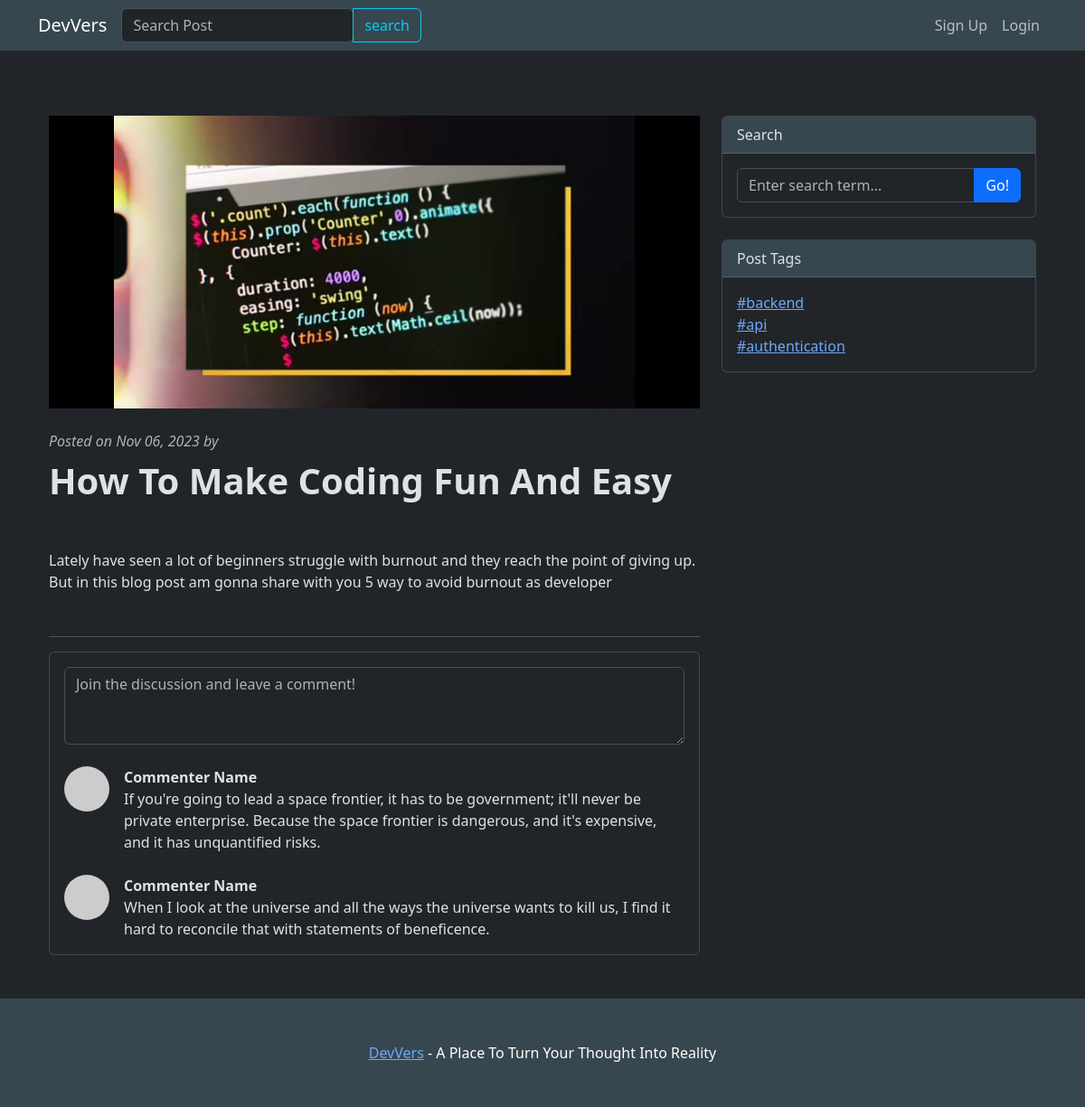
Screenshot of /post/57 with the database file from the repository.
### Blog/models.py (models this page shows, shortened)
class Post(models.Model):
    post_img = models.ImageField(upload_to='images/', blank = True)
    title = models.CharField(max_length=100)
    authour = models.CharField(max_length=50 )
    content = models.TextField(max_length=10000)
    hashtag = models.CharField(max_length=10000, blank=True)
    created = models.DateTimeField(auto_now_add=True)

### Blog/views.py (the view)
# urls.py: path('post/<int:post_id>', views.readpost, name="blog-readpost"),
def readpost(request, post_id):
    post = Post.objects.get(id= post_id)
    username = request.user.username
    context = {
        'post': post,
        'username': username,
    }
    return render(request,'Blog/readpost.html', context )

### Blog/templates/Blog/readpost.html (shortened to what this page needs)
{% extends 'Blog/layout.html' %}
{% load static %}
{% block body %}
    <br>
        {% if post %}
        <div class="container mt-5">
            <div class="row">
                <div class="col-lg-8">
                    <figure class="mb-4">
                        {% if post.post_img %}
                            <img src="{{ post.post_img.url }}" class="img-responsive" style="width: 100%; float: center; margin-right: 10px;" />
                        {% endif %}
                    </figure>
                    <div class="text-muted fst-italic mb-2">Posted on {{ post.created|date:"M d, Y"}} by {{username|upper}}</div>
                    <article>
                        <header class="mb-4">
                            <h1 class="fw-bolder mb-1">{{ post.title | title }}</h1>
                            <br>
                        <header>
                        <section class="mb-5">
                            <p class="fs-5 mb-4">
                                {{post.content | linebreaks| urlize}}
                            </p>
                        </section>
                    </article>
                    <hr>
                    <section class="mb-5">
                        <div class="card bg-dark">
                            <div class="card-body">
                                <form class="mb-4"><textarea class="form-control" rows="3" placeholder="Join the discussion and leave a comment!"></textarea></form>
                                <div class="d-flex mb-4">
                                    <div class="flex-shrink-0"><img class="rounded-circle" src="https://dummyimage.com/50x50/ced4da/6c757d.jpg" alt="..." /></div>
                                    <div class="ms-3">
                                        <div class="fw-bold">Commenter Name</div>
                                        If you're going to lead a space frontier, it has to be government; it'll never be private enterprise. Because the space frontier is dangerous, and it's expensive, and it has unquantified risks.
                                    </div>
                                </div>
                                <div class="d-flex">
                                    <div class="flex-shrink-0"><img class="rounded-circle" src="https://dummyimage.com/50x50/ced4da/6c757d.jpg" alt="..." /></div>
                                    <div class="ms-3">
                                        <div class="fw-bold">Commenter Name</div>
                                        When I look at the universe and all the ways the universe wants to kill us, I find it hard to reconcile that with statements of beneficence.
                                    </div>
                                </div>
                            </div>
                        </div>
                    </section>
                </div>
                <div class="col-lg-4">
                    <div class="card mb-4">
                        <div class="card-header">Search</div>
                        <div class="card-body">
                            <div class="input-group">
                                <input class="form-control" type="text" placeholder="Enter search term..." aria-label="Enter search term..." aria-describedby="button-search" />
                                <button class="btn btn-primary" id="button-search" type="button">Go!</button>
                            </div>
                        </div>
                    </div>
                    <div class="card mb-4">
                        <div class="card-header">Post Tags</div>
                        <div class="card-body">
                            <div class="row">
                                <div class="col-sm-6">
                                    <ul class="list-unstyled mb-0">
                                        <li><a href="#!">#backend</a></li>
                                        <li><a href="#!">#api</a></li>
                                        <li><a href="#!">#authentication</a></li>
                                    </ul>
                                </div>
                            </div>
                        </div>
                    </div>
                </div>
            </div>
        </div>
        {% else %}
            <h1>This if statement is not working try debugging it</h1>
        {% endif %}
{% endblock %}

### Blog/templates/Blog/readpost.html (style rules this page uses)
.card-header { background-color: #37474f; }

### rows the page displays
Post: post_img (picture), created "Nov 06, 2023", title "How To Make Coding Fun And Easy", content "Lately have seen a lot of beginners struggle with burnout and they reach the point of giving up. But in this blog post am gonna share with you 5 way to avoid burnout as developer"
